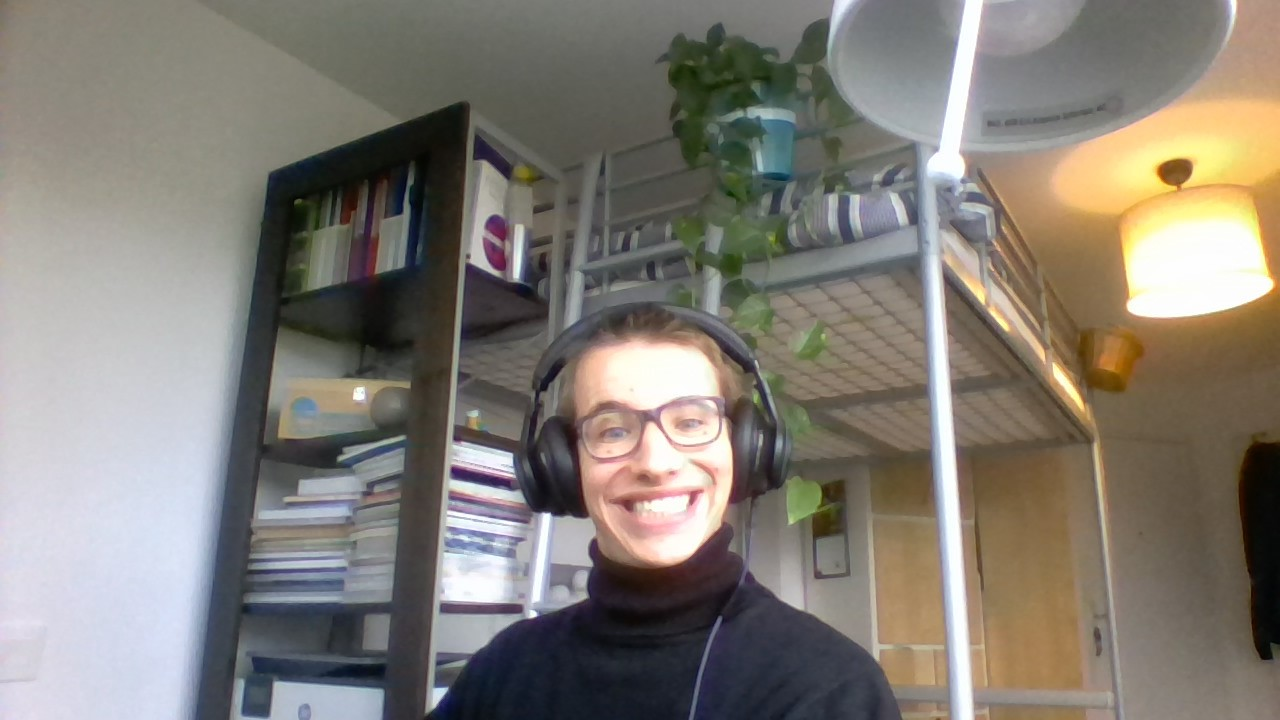
#> input picture Tests/marin.jpg, 1280 x 720 px, given in place of the camera
$ python test_fond.py
#> lines starting #> are read from the running program, lines starting #| are printed output that depends on the picture; after the words box and inside, x2 and y2 are one past the last pixel; in counts of white or black regions, pixels touching at a corner belong together
import numpy as np
from PIL import Image as Img
from PIL import ImageTk
import cv2
import matplotlib.pyplot as plt

# Capture video from file
cap = cv2.VideoCapture(0)

while True:

    ret, frame = cap.read()
#> frame is the input picture: shape (720, 1280, 3); mean B, G, R 117, 125, 130.6

    if ret == True:

        gray = cv2.cvtColor(frame, cv2.COLOR_BGR2GRAY)
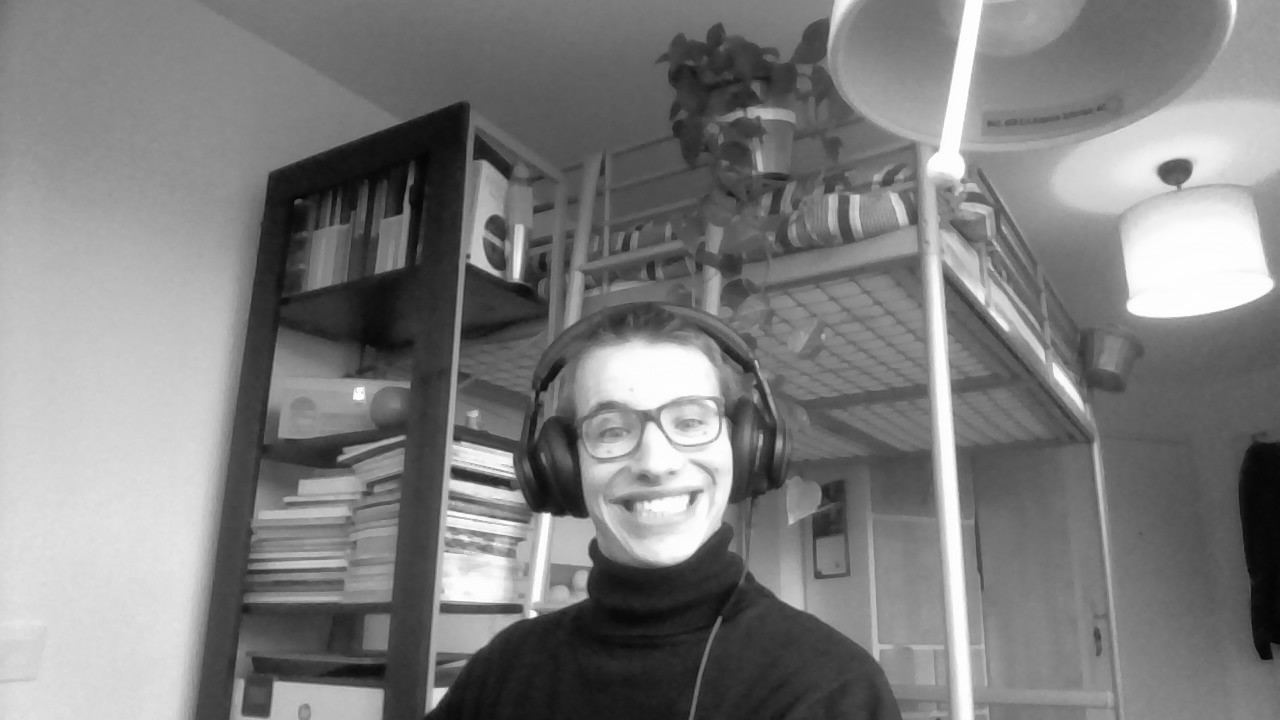
#> gray: shape (720, 1280); min 3, max 255, mean 125.8

        blur = cv2.GaussianBlur(gray,(5,5),0) #Mets un flou gaussien
        ret3,otsu = cv2.threshold(blur,0,255,cv2.THRESH_BINARY+cv2.THRESH_OTSU) #Applique le filtre d'Otsu
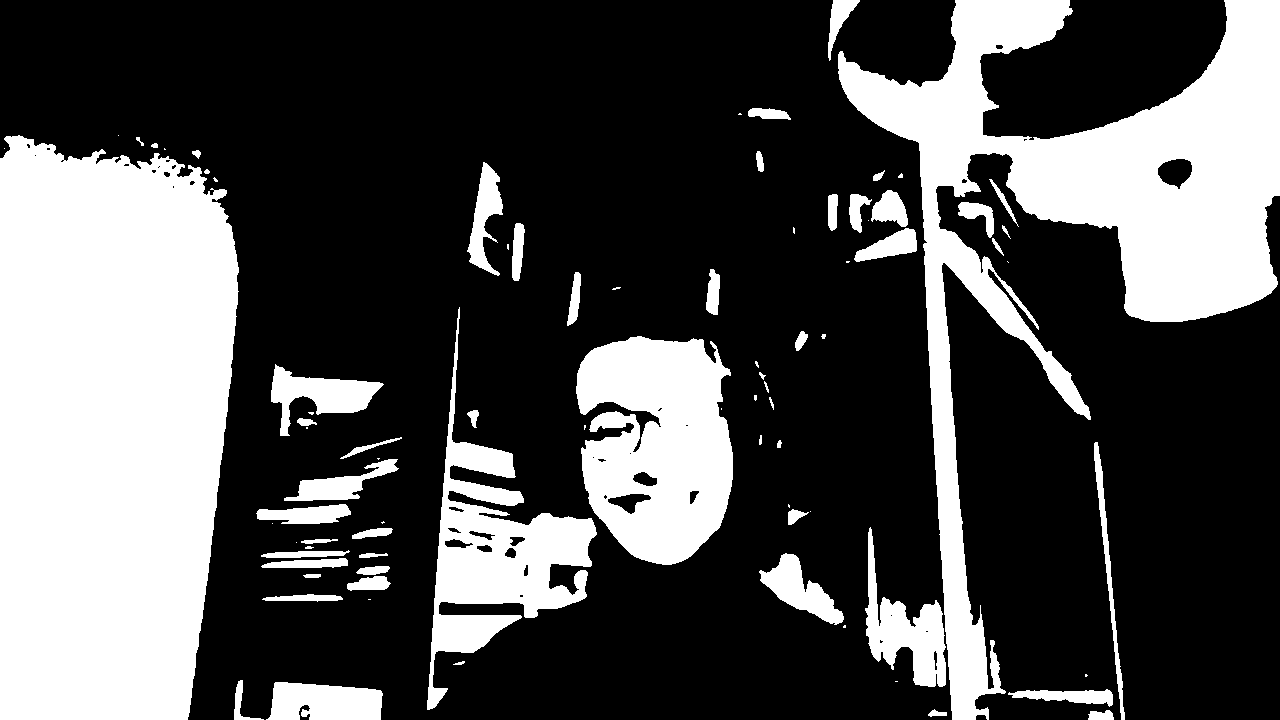
#> otsu: shape (720, 1280); 31% white; 85 white regions (29 under 20 px), largest, box (x1, y1, x2, y2) and area: (0, 135, 239, 720) 122737, (838, 0, 1280, 720) 83484, (576, 336, 733, 565) 26962
#> ret3 = 145

        i,j=0,0

        data1 = np.asarray(gray)
        data2 = np.asarray(otsu)
        #print(data1.shape[0])

        for i in range (data2.shape[0]):
            for j in range (data2.shape[1]):
                if data2[i,j]==255 :
                    data2[i,j]=data1[i,j]
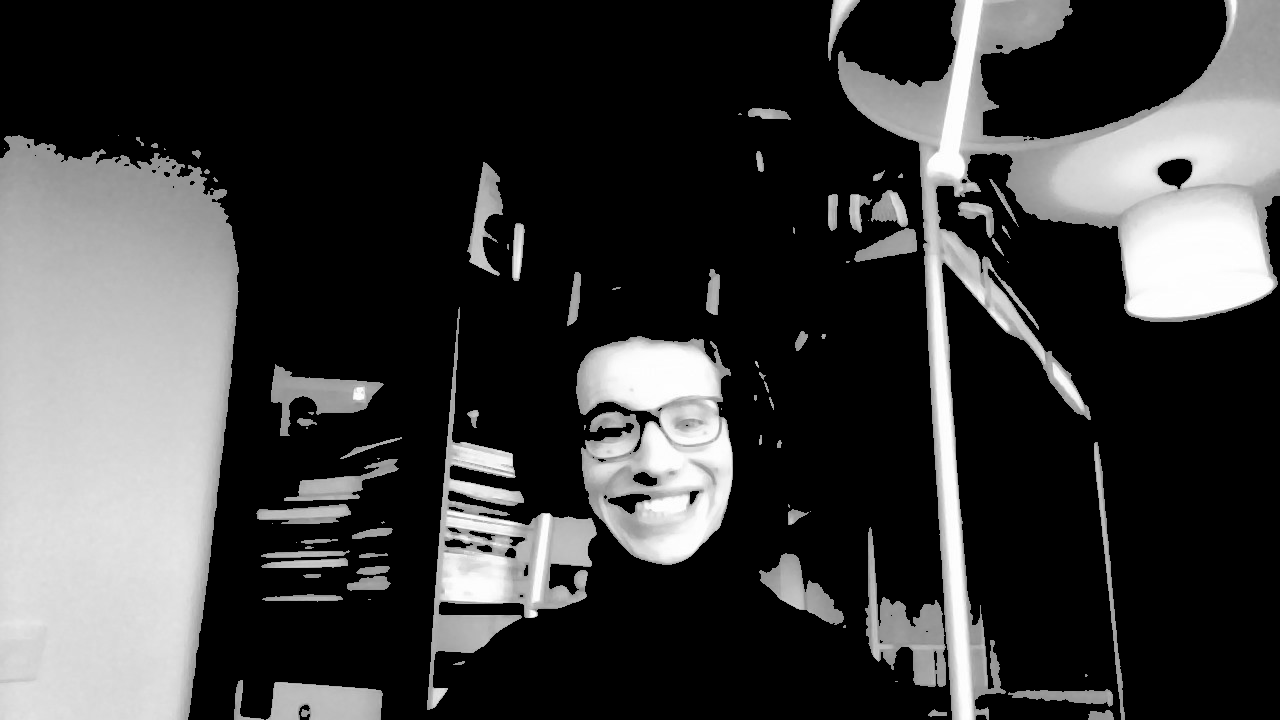
#> data2: shape (720, 1280); min 0, max 255, mean 61.1

        img=Img.fromarray(data2)

#> (the run stopped early here; a loop or call above may not have finished)
